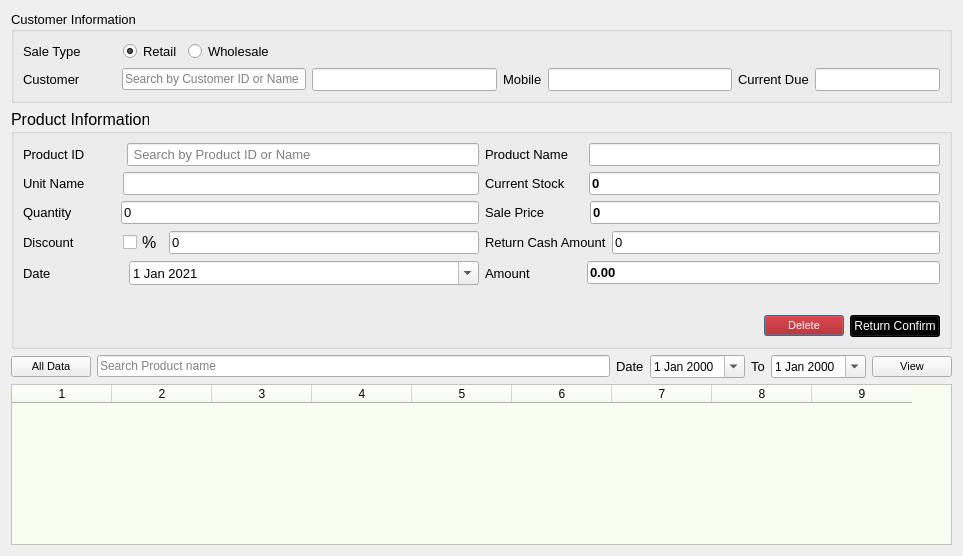
<?xml version="1.0" encoding="UTF-8"?>
<ui version="4.0">
 <class>Dialog</class>
 <widget class="QDialog" name="Dialog">
  <property name="windowModality">
   <enum>Qt::ApplicationModal</enum>
  </property>
  <property name="geometry">
   <rect>
    <x>0</x>
    <y>0</y>
    <width>963</width>
    <height>556</height>
   </rect>
  </property>
  <property name="windowTitle">
   <string>Dialog</string>
  </property>
  <layout class="QGridLayout" name="gridLayout_4">
   <item row="0" column="0">
    <widget class="QGroupBox" name="groupBox_2">
     <property name="font">
      <font>
       <pointsize>10</pointsize>
      </font>
     </property>
     <property name="title">
      <string>Customer Information</string>
     </property>
     <layout class="QGridLayout" name="gridLayout">
      <item row="1" column="0">
       <layout class="QHBoxLayout" name="horizontalLayout_2">
        <item>
         <widget class="QLabel" name="label">
          <property name="font">
           <font>
            <pointsize>10</pointsize>
           </font>
          </property>
          <property name="text">
           <string>Customer          </string>
          </property>
         </widget>
        </item>
        <item>
         <widget class="QLineEdit" name="sv">
          <property name="font">
           <font>
            <pointsize>9</pointsize>
           </font>
          </property>
          <property name="placeholderText">
           <string>Search by Customer ID or Name</string>
          </property>
         </widget>
        </item>
        <item>
         <widget class="QLineEdit" name="cn">
          <property name="font">
           <font>
            <pointsize>10</pointsize>
            <weight>75</weight>
            <bold>true</bold>
           </font>
          </property>
          <property name="styleSheet">
           <string notr="true"/>
          </property>
          <property name="readOnly">
           <bool>true</bool>
          </property>
         </widget>
        </item>
        <item>
         <widget class="QLabel" name="label_11">
          <property name="font">
           <font>
            <pointsize>10</pointsize>
           </font>
          </property>
          <property name="text">
           <string>Mobile</string>
          </property>
         </widget>
        </item>
        <item>
         <widget class="QLineEdit" name="mobile">
          <property name="font">
           <font>
            <pointsize>10</pointsize>
            <weight>75</weight>
            <bold>true</bold>
           </font>
          </property>
          <property name="styleSheet">
           <string notr="true"/>
          </property>
          <property name="readOnly">
           <bool>true</bool>
          </property>
         </widget>
        </item>
        <item>
         <layout class="QHBoxLayout" name="horizontalLayout">
          <item>
           <widget class="QLabel" name="label_2">
            <property name="text">
             <string>Current Due</string>
            </property>
           </widget>
          </item>
          <item>
           <widget class="QLineEdit" name="cdue">
            <property name="font">
             <font>
              <pointsize>10</pointsize>
              <weight>75</weight>
              <bold>true</bold>
             </font>
            </property>
            <property name="styleSheet">
             <string notr="true"/>
            </property>
           </widget>
          </item>
         </layout>
        </item>
       </layout>
      </item>
      <item row="0" column="0">
       <layout class="QHBoxLayout" name="horizontalLayout_13">
        <item>
         <widget class="QLabel" name="label_10">
          <property name="font">
           <font>
            <pointsize>10</pointsize>
           </font>
          </property>
          <property name="text">
           <string>Sale Type          </string>
          </property>
         </widget>
        </item>
        <item>
         <widget class="QRadioButton" name="retail">
          <property name="font">
           <font>
            <pointsize>10</pointsize>
           </font>
          </property>
          <property name="text">
           <string>Retail</string>
          </property>
          <property name="checked">
           <bool>true</bool>
          </property>
         </widget>
        </item>
        <item>
         <widget class="QRadioButton" name="wholesale">
          <property name="font">
           <font>
            <pointsize>10</pointsize>
           </font>
          </property>
          <property name="text">
           <string>Wholesale</string>
          </property>
         </widget>
        </item>
        <item>
         <spacer name="horizontalSpacer">
          <property name="orientation">
           <enum>Qt::Horizontal</enum>
          </property>
          <property name="sizeHint" stdset="0">
           <size>
            <width>40</width>
            <height>20</height>
           </size>
          </property>
         </spacer>
        </item>
       </layout>
      </item>
     </layout>
    </widget>
   </item>
   <item row="1" column="0">
    <widget class="QGroupBox" name="groupBox_3">
     <property name="font">
      <font>
       <pointsize>12</pointsize>
      </font>
     </property>
     <property name="title">
      <string>Product Information</string>
     </property>
     <layout class="QGridLayout" name="gridLayout_2">
      <item row="0" column="0">
       <layout class="QHBoxLayout" name="horizontalLayout_5">
        <item>
         <widget class="QLabel" name="label_3">
          <property name="font">
           <font>
            <pointsize>10</pointsize>
           </font>
          </property>
          <property name="text">
           <string>Product ID          </string>
          </property>
         </widget>
        </item>
        <item>
         <widget class="QLineEdit" name="pv">
          <property name="font">
           <font>
            <pointsize>10</pointsize>
           </font>
          </property>
          <property name="placeholderText">
           <string> Search by Product ID or Name</string>
          </property>
         </widget>
        </item>
       </layout>
      </item>
      <item row="0" column="1">
       <layout class="QHBoxLayout" name="horizontalLayout_11">
        <item>
         <widget class="QLabel" name="label_4">
          <property name="font">
           <font>
            <pointsize>10</pointsize>
           </font>
          </property>
          <property name="text">
           <string>Product Name    </string>
          </property>
         </widget>
        </item>
        <item>
         <widget class="QLineEdit" name="pn">
          <property name="font">
           <font>
            <pointsize>10</pointsize>
            <weight>75</weight>
            <bold>true</bold>
           </font>
          </property>
          <property name="styleSheet">
           <string notr="true"/>
          </property>
          <property name="readOnly">
           <bool>true</bool>
          </property>
         </widget>
        </item>
       </layout>
      </item>
      <item row="1" column="0">
       <layout class="QHBoxLayout" name="horizontalLayout_7">
        <item>
         <widget class="QLabel" name="label_7">
          <property name="font">
           <font>
            <pointsize>10</pointsize>
           </font>
          </property>
          <property name="text">
           <string>Unit Name         </string>
          </property>
         </widget>
        </item>
        <item>
         <widget class="QLineEdit" name="unit">
          <property name="font">
           <font>
            <pointsize>10</pointsize>
           </font>
          </property>
          <property name="styleSheet">
           <string notr="true"/>
          </property>
          <property name="readOnly">
           <bool>true</bool>
          </property>
         </widget>
        </item>
       </layout>
      </item>
      <item row="1" column="1">
       <layout class="QHBoxLayout" name="horizontalLayout_8">
        <item>
         <widget class="QLabel" name="label_9">
          <property name="font">
           <font>
            <pointsize>10</pointsize>
           </font>
          </property>
          <property name="text">
           <string>Current Stock     </string>
          </property>
         </widget>
        </item>
        <item>
         <widget class="QLineEdit" name="stockshow">
          <property name="font">
           <font>
            <pointsize>10</pointsize>
            <weight>75</weight>
            <bold>true</bold>
           </font>
          </property>
          <property name="styleSheet">
           <string notr="true"/>
          </property>
          <property name="text">
           <string>0</string>
          </property>
          <property name="readOnly">
           <bool>true</bool>
          </property>
         </widget>
        </item>
       </layout>
      </item>
      <item row="2" column="0">
       <layout class="QHBoxLayout" name="horizontalLayout_3">
        <item>
         <widget class="QLabel" name="label_12">
          <property name="font">
           <font>
            <pointsize>10</pointsize>
           </font>
          </property>
          <property name="text">
           <string>Quantity            </string>
          </property>
         </widget>
        </item>
        <item>
         <widget class="QLineEdit" name="qtn">
          <property name="font">
           <font>
            <pointsize>10</pointsize>
           </font>
          </property>
          <property name="layoutDirection">
           <enum>Qt::RightToLeft</enum>
          </property>
          <property name="text">
           <string>0</string>
          </property>
         </widget>
        </item>
       </layout>
      </item>
      <item row="2" column="1">
       <layout class="QHBoxLayout" name="horizontalLayout_12">
        <item>
         <widget class="QLabel" name="label_14">
          <property name="font">
           <font>
            <pointsize>10</pointsize>
           </font>
          </property>
          <property name="text">
           <string>Sale Price           </string>
          </property>
         </widget>
        </item>
        <item>
         <widget class="QLineEdit" name="sale">
          <property name="font">
           <font>
            <pointsize>10</pointsize>
            <weight>75</weight>
            <bold>true</bold>
           </font>
          </property>
          <property name="layoutDirection">
           <enum>Qt::RightToLeft</enum>
          </property>
          <property name="styleSheet">
           <string notr="true"/>
          </property>
          <property name="text">
           <string>0</string>
          </property>
          <property name="readOnly">
           <bool>true</bool>
          </property>
         </widget>
        </item>
       </layout>
      </item>
      <item row="3" column="0">
       <layout class="QHBoxLayout" name="horizontalLayout_20">
        <item>
         <widget class="QLabel" name="label_24">
          <property name="font">
           <font>
            <pointsize>10</pointsize>
           </font>
          </property>
          <property name="text">
           <string>Discount            </string>
          </property>
         </widget>
        </item>
        <item>
         <widget class="QCheckBox" name="ppercent">
          <property name="text">
           <string>%</string>
          </property>
         </widget>
        </item>
        <item>
         <widget class="QLineEdit" name="discount_p">
          <property name="font">
           <font>
            <pointsize>10</pointsize>
           </font>
          </property>
          <property name="layoutDirection">
           <enum>Qt::RightToLeft</enum>
          </property>
          <property name="text">
           <string>0</string>
          </property>
          <property name="readOnly">
           <bool>false</bool>
          </property>
         </widget>
        </item>
       </layout>
      </item>
      <item row="3" column="1">
       <layout class="QHBoxLayout" name="horizontalLayout_21">
        <item>
         <widget class="QLabel" name="label_25">
          <property name="font">
           <font>
            <pointsize>10</pointsize>
           </font>
          </property>
          <property name="text">
           <string>Return Cash Amount</string>
          </property>
         </widget>
        </item>
        <item>
         <widget class="QLineEdit" name="paid">
          <property name="font">
           <font>
            <pointsize>10</pointsize>
           </font>
          </property>
          <property name="layoutDirection">
           <enum>Qt::RightToLeft</enum>
          </property>
          <property name="text">
           <string>0</string>
          </property>
          <property name="readOnly">
           <bool>false</bool>
          </property>
         </widget>
        </item>
       </layout>
      </item>
      <item row="4" column="0">
       <layout class="QHBoxLayout" name="horizontalLayout_9" stretch="2,7">
        <item>
         <widget class="QLabel" name="label_8">
          <property name="font">
           <font>
            <pointsize>10</pointsize>
           </font>
          </property>
          <property name="text">
           <string>Date                  </string>
          </property>
         </widget>
        </item>
        <item>
         <widget class="QDateEdit" name="dateEdit">
          <property name="font">
           <font>
            <pointsize>10</pointsize>
           </font>
          </property>
          <property name="calendarPopup">
           <bool>true</bool>
          </property>
          <property name="date">
           <date>
            <year>2021</year>
            <month>1</month>
            <day>1</day>
           </date>
          </property>
         </widget>
        </item>
       </layout>
      </item>
      <item row="4" column="1">
       <layout class="QHBoxLayout" name="horizontalLayout_4">
        <item>
         <widget class="QLabel" name="label_13">
          <property name="font">
           <font>
            <pointsize>10</pointsize>
           </font>
          </property>
          <property name="text">
           <string>Amount              </string>
          </property>
         </widget>
        </item>
        <item>
         <widget class="QLineEdit" name="itemvalue">
          <property name="font">
           <font>
            <pointsize>10</pointsize>
            <weight>75</weight>
            <bold>true</bold>
           </font>
          </property>
          <property name="styleSheet">
           <string notr="true"/>
          </property>
          <property name="text">
           <string>0.00</string>
          </property>
          <property name="readOnly">
           <bool>true</bool>
          </property>
         </widget>
        </item>
       </layout>
      </item>
      <item row="5" column="1">
       <widget class="QLabel" name="label_5">
        <property name="text">
         <string/>
        </property>
       </widget>
      </item>
      <item row="6" column="1">
       <layout class="QHBoxLayout" name="horizontalLayout_10">
        <item>
         <spacer name="horizontalSpacer_2">
          <property name="orientation">
           <enum>Qt::Horizontal</enum>
          </property>
          <property name="sizeHint" stdset="0">
           <size>
            <width>40</width>
            <height>20</height>
           </size>
          </property>
         </spacer>
        </item>
        <item>
         <widget class="QPushButton" name="deleteb">
          <property name="font">
           <font>
            <pointsize>8</pointsize>
           </font>
          </property>
          <property name="styleSheet">
           <string notr="true">background-color: rgb(170, 0, 0);
color: rgb(255, 255, 255);</string>
          </property>
          <property name="text">
           <string>Delete</string>
          </property>
         </widget>
        </item>
        <item>
         <widget class="QPushButton" name="additemb">
          <property name="font">
           <font>
            <pointsize>9</pointsize>
           </font>
          </property>
          <property name="styleSheet">
           <string notr="true">background-color: rgb(0, 0, 0);
color: rgb(255, 255, 255);</string>
          </property>
          <property name="text">
           <string>Return Confirm</string>
          </property>
         </widget>
        </item>
       </layout>
      </item>
     </layout>
    </widget>
   </item>
   <item row="2" column="0">
    <layout class="QGridLayout" name="gridLayout_3">
     <item row="0" column="0">
      <layout class="QHBoxLayout" name="horizontalLayout_6">
       <item>
        <layout class="QHBoxLayout" name="horizontalLayout_14">
         <item>
          <widget class="QPushButton" name="allb">
           <property name="font">
            <font>
             <pointsize>8</pointsize>
            </font>
           </property>
           <property name="text">
            <string>All Data</string>
           </property>
          </widget>
         </item>
         <item>
          <widget class="QLineEdit" name="searchv_2">
           <property name="font">
            <font>
             <pointsize>9</pointsize>
            </font>
           </property>
           <property name="placeholderText">
            <string>Search Product name </string>
           </property>
          </widget>
         </item>
         <item>
          <widget class="QLabel" name="label_6">
           <property name="font">
            <font>
             <pointsize>10</pointsize>
            </font>
           </property>
           <property name="text">
            <string>Date</string>
           </property>
          </widget>
         </item>
         <item>
          <widget class="QDateEdit" name="fromd">
           <property name="font">
            <font>
             <pointsize>9</pointsize>
            </font>
           </property>
           <property name="calendarPopup">
            <bool>true</bool>
           </property>
          </widget>
         </item>
         <item>
          <widget class="QLabel" name="label_15">
           <property name="font">
            <font>
             <pointsize>10</pointsize>
            </font>
           </property>
           <property name="text">
            <string>To</string>
           </property>
          </widget>
         </item>
         <item>
          <widget class="QDateEdit" name="tod">
           <property name="font">
            <font>
             <pointsize>9</pointsize>
            </font>
           </property>
           <property name="calendarPopup">
            <bool>true</bool>
           </property>
          </widget>
         </item>
         <item>
          <widget class="QPushButton" name="viewb">
           <property name="font">
            <font>
             <pointsize>8</pointsize>
            </font>
           </property>
           <property name="text">
            <string>View</string>
           </property>
          </widget>
         </item>
        </layout>
       </item>
      </layout>
     </item>
     <item row="1" column="0">
      <widget class="QTableWidget" name="tableWidget">
       <property name="styleSheet">
        <string notr="true">font: 8pt &quot;MS Shell Dlg 2&quot;;
background-color: rgb(249, 255, 240);</string>
       </property>
       <property name="columnCount">
        <number>9</number>
       </property>
       <column/>
       <column/>
       <column/>
       <column/>
       <column/>
       <column/>
       <column/>
       <column/>
       <column/>
      </widget>
     </item>
    </layout>
   </item>
  </layout>
 </widget>
 <resources/>
 <connections/>
</ui>
